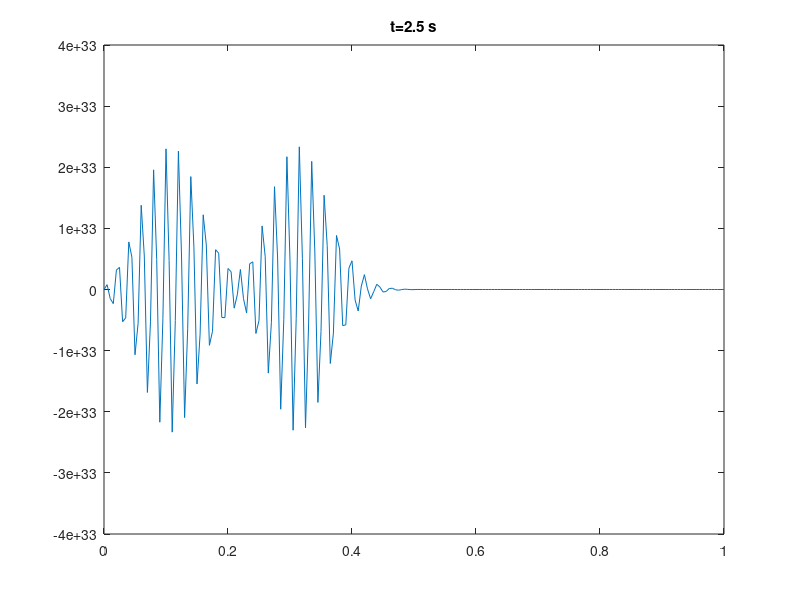
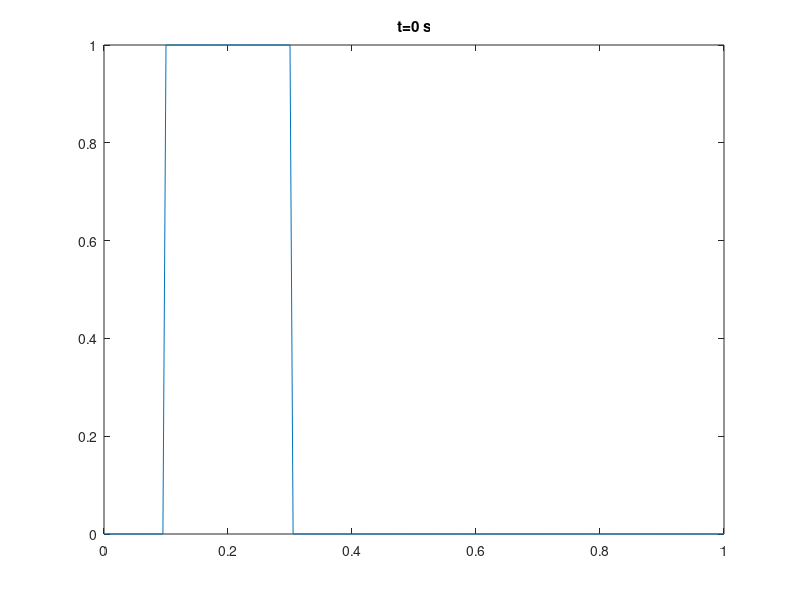

These charts were generated, in order, by the following MATLAB code:
clc;
clear;
close all;

N=201;
a=0.2;
v=1;
h=1/(N-1);
t=v*h/a;
tol=1e-9;
maxit=N;
tstep=2.5/t;

A=zeros(N,N);
B=zeros(N,N);
x=0:h:1;
phi_pp =x'.*0;
phi_pp(0.1<=x & x<=0.3,1)=1;
% phi_pp=sin(100*pi.*x)';
phi_pp(N)=phi_pp(1);
f_3=phi_pp;

A(1,1)=1; A(N,N)=1;
k=2;
for j=2:N-1
   A(k,j-1)=v;
   A(k,j)=1-v;
   k=k+1;
end
A=sparse(A);
phi_p_3=A*phi_pp;

B(1,1)=1; B(N,N)=1;
k=2;
for j=2:N-1
   B(k,j-1)=v;
   B(k,j+1)=-v;
   k=k+1;
end
for i=1:tstep
    phi_3=B*phi_p_3+phi_pp;
    phi_p_3=phi_3;
    phi_pp=phi_p_3;
end
figure();
plot(x',phi_3);
title('t=2.5 s');
figure();
plot(x',f_3);
title('t=0 s');